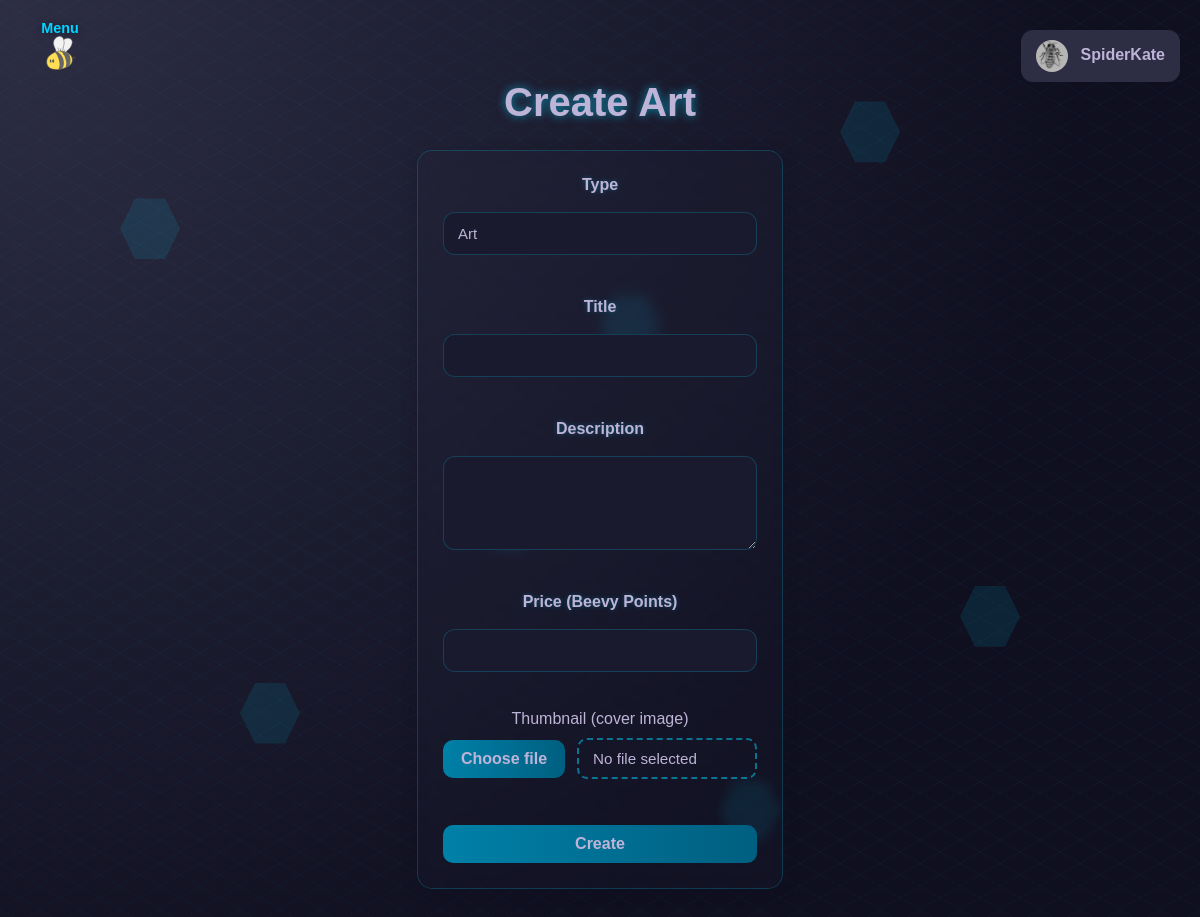
The page /create_art (signed in) on the database its author committed.
### tables this page shows
CREATE TABLE users (
    id INTEGER PRIMARY KEY AUTOINCREMENT,
    name TEXT,
    surname TEXT,
    username TEXT NOT NULL,
    email TEXT NOT NULL,
    password TEXT NOT NULL,
    dob TEXT NOT NULL,
    bio TEXT,
    avatar_path TEXT,
    social_links TEXT,
    last_login_at TEXT,
    bee_points INTEGER DEFAULT 5000,
    deleted INTEGER DEFAULT 0,
    deleted_at TEXT,
    recovery_username TEXT
);

### app.py (the view, shortened to what this page needs)
@app.route("/create_art", methods=["GET", "POST"])
@login_required
def create_art():
    return render_template("create_art.html")

### app.py (called while the page is built)
def login_required(f):
    @wraps(f)
    def decorated(*args, **kwargs):
        if 'username' not in session:
            flash_translated("flash.login_first", "error")
            return redirect(url_for("login"))
        return f(*args, **kwargs)
    return decorated

@app.before_request
def load_logged_in_user():
    g.avatar_path = None
    g.user_theme = 'bee'
    g.user_language = session.get("user_language", "en")
    g.trans = translations
    username = session.get('username')
    if username:
        conn = sqlite3.connect('beevy.db')
        cursor = conn.cursor()
        cursor.execute("SELECT avatar_path FROM users WHERE username=?", (username,))
        row = cursor.fetchone()
        if row and row[0]:
            g.avatar_path = row[0]
        cursor.execute("SELECT theme FROM preferences WHERE user_id = (SELECT id FROM users WHERE username=?)", (username,))
        pref_row = cursor.fetchone()
        if pref_row and pref_row[0]:
            g.user_theme = pref_row[0]
        conn.close()

@app.context_processor
def inject_t():
    def t(key, **kwargs):
        text = translations.get(key, g.user_language, default=key)
        if kwargs:
            text = text.format(**kwargs)
        return text
    return dict(t=t)

### translations.py (called while the page is built)
    def get(self, key, language='en', default=''):
        if language not in self.strings:
            language = 'en'  # Fallback to English
        keys = key.split('.')
        value = self.strings.get(language, {})
        for k in keys:
            if isinstance(value, dict):
                value = value.get(k)
            else:
                return default
        return value if value else default

### templates/create_art.html (shortened to what this page needs)
{% extends "base.html" %}
{% block extra_css %}
<link rel="stylesheet" href="/static/css/create_art.css">
{% endblock %}
{% block content %}
<h1 class="page-title art-only">{{ t('art.createArt') }}</h1>
<form action="/create_art" method="POST" enctype="multipart/form-data" class="create-form">
    <div class="type">
        <label class="form-label">{{ t('art.type') }}</label><br><br>
        <select name="type" class="input" required>
            <option id="option" value="art">{{ t('art.art') }}</option>
        </select>
    </div>
    <label class="form-label">{{ t('art.title') }}</label>
    <input type="text" name="title" required class="input">
    <label class="form-label">{{ t('art.description') }}</label>
    <textarea name="description" rows="4" class="input"></textarea>
    <label class="form-label">{{ t('art.price') }} (Beevy Points)</label>
    <input type="number" name="price" min="1" required class="input">
<div class="thumbs">
<label>{{ t('settings.thumbnail') }}</label>
    <div class="file-wrapper">
        <label for="thumbInput" class="file-label">{{ t('settings.choose_file') }}</label>
        <span id="thumbFileName" class="file-name">{{ t('settings.no_file_selected') }}</span>
    </div>
</div>
    <button type="submit" class="submit" id="submit">Create</button>
</form>
{% endblock %}

### templates/base.html (shortened to what this page needs)
<!DOCTYPE html>
<html lang="en">
<head>
    <link rel="stylesheet" href="/static/css/base.css">
    {% if g.user_theme and g.user_theme != 'bee' %}
        <link rel="stylesheet" href="/static/css/theme-{{ g.user_theme }}.css">
    {% endif %}
    {% block extra_css %}{% endblock %}
</head>
<div class="hex-bg-container">
        <div class="hex-bg" style="--x:10%; --y:20%; --delay:0s;"></div>
        <div class="hex-bg" style="--x:50%; --y:30%; --delay:1s;"></div>
        <div class="hex-bg" style="--x:80%; --y:60%; --delay:2s;"></div>
        <div class="hex-bg" style="--x:20%; --y:70%; --delay:3s;"></div>
        <div class="hex-bg" style="--x:70%; --y:10%; --delay:4s;"></div>
        <div class="hex-bg" style="--x:60%; --y:80%; --delay:6s;"></div>
    </div>
<body class="{{ page }}">
<img src="/static/images/beee.svg" id="bee-toggle" class="bee-toggle" onclick="toggleSidebar()" alt="bee toggle" title="Menu">
<div class="menu-label">Menu</div>
    {% if session.username %}
<div class="user-menu">
    <div class="user-menu-button" onclick="toggleMenu()">
        {% if g.avatar_path %}
            <div style="position: relative; display: inline-block;">
                <img src="{{ url_for('static', filename=g.avatar_path) }}" class="user-avatar">
                <div style="position: absolute; top:0; left:0; width:100%; height:100%;"></div>
            </div>
        {% else %}
            <div style="position: relative; display: inline-block;">
                <img src="{{ url_for('static', filename='images/default_avatar.png') }}" class="user-avatar">
                <div style="position: absolute; top:0; left:0; width:100%; height:100%;"></div>
            </div>
        {% endif %}
        {{ session.get('username') }}
    </div>
</div>
{% endif %}
<div class="app">
    <main class="content">
        {% block content %}{% endblock %}
    </main>
</div>
</body>
</html>

### static/css/theme-dark.css (style rules this page uses)
:root { --primary-bg: #1a1a2e; --primary-bg-light: #2d2d44; --primary-bg-dark: #0f0f1f; --primary-text: #beb4d8; --text-main: #beb4d8; --text-muted: rgb(190 180 216 / 60%); --accent-color: #00d4ff; --accent-light: #33e0ff; --accent: #00d4ff; --glass-bg: rgb(45 45 68 / 12%); --glass-bg-light: rgb(45 45 68 / 18%); --glass-border: rgb(0 212 255 / 20%); --glass-border-light: rgb(0 212 255 / 30%); --glass-blur: blur(6px); --tool-filter: invert(70%) sepia(100%) saturate(3480%) hue-rotate(245deg) brightness(43%) contrast(50%); --bucket-filter: invert(70%) sepia(100%) saturate(3480%) hue-rotate(235deg) brightness(43%) contrast(50%); --tool-filter-hover: invert(70%) sepia(100%) saturate(7480%) hue-rotate(205deg) brightness(183%) contrast(130%); --bucket-filter-hover: invert(32%) sepia(90%) saturate(2000%) hue-rotate(165deg) brightness(90%) contrast(600%); --span-muted-filter: var(--accent-color); --shadow-accent: 0 0 10px rgb(0 212 255 / 40%); --btn-bg: linear-gradient(90deg, #0080a8, #005f80); --btn-bg-hover: linear-gradient(90deg, #00a0cc, #007aa3); --btn-shadow-hover: 0 0 10px rgb(0 212 255 / 40%); --sidebar-bg: rgb(15 15 31 / 40%); --sidebar-border: rgb(0 212 255 / 15%); --input-bg: rgb(45 45 68 / 20%); --input-bg-focus: rgb(45 45 68 / 30%); --input-border: rgb(0 212 255 / 30%); --input-border-focus: #00d4ff; --input-shadow-focus: 0 0 10px rgb(0 212 255 / 40%); --msg-info-bg: rgb(147 197 253 / 12%); --msg-info-text: #8ccaff; --msg-info-outline: rgb(147 197 253 / 40%); --msg-success-bg: rgb(111 207 151 / 12%); --msg-success-text: #7cd9a3; --msg-success-outline: rgb(111 207 151 / 40%); --msg-error-bg: rgb(248 113 113 / 12%); --msg-error-text: #ff8a8a; --msg-error-outline: rgb(248 113 113 / 40%); --hex-bg: rgb(0 212 255 / 10%); --radius: 18px; --radius-md: 15px; --radius-sm: 12px; --radius-xs: 10px; --transition: 0.3s; }

### static/css/create_art.css (style rules this page uses)
.page-title { font-size: 2.5rem; margin-bottom: 25px; font-weight: bold; color: var(--text-main); text-shadow: 0 0 10px color-mix(in srgb, var(--accent) 60%, transparent); animation: float 6s ease-in-out infinite; }
.create-form { width: 100%; max-width: 550px; padding: 25px; background: var(--glass-bg); backdrop-filter: var(--glass-blur); border-radius: var(--radius-md); border: 1px solid var(--glass-border); box-shadow: 0 4px 15px color-mix(in srgb, var(--bg-dark) 25%, transparent); display: flex; flex-direction: column; gap: 18px; }
.form-label { color: var(--text-main); font-weight: bold; margin-top: 5px; text-shadow: 0 0 5px color-mix(in srgb, var(--accent) 30%, transparent); }
.file-wrapper { display: flex; align-items: center; gap: 12px; margin: 10px 0; }
.file-label { background: var(--btn-bg); color: var(--text-main); padding: 10px 18px; border-radius: var(--radius-xs); cursor: pointer; font-weight: bold; transition: var(--transition); border: none; }
.file-name { padding: 10px 14px; border-radius: var(--radius-xs); border: 2px dashed color-mix(in srgb, var(--accent) 50%, transparent); background: color-mix(in srgb, var(--glass-bg) 40%, transparent); color: var(--text-main); min-width: 180px; text-align: left; font-size: 0.95rem; transition: var(--transition); }
input[type="text"], input[type="email"], input[type="password"], input[type="number"], textarea, select { width: 100%; padding: 12px 14px; border-radius: var(--radius-sm); border: 1px solid var(--glass-border); background: var(--glass-bg-light); background-color: var(--primary-bg); color: var(--text-main); margin-bottom: 20px; transition: var(--transition); font-size: 15px; appearance: none; }
select option { background: var(--glass-bg); color: var(--text-main); }

### rows shown on the page
users: avatar_path (picture), get "SpiderKate"

### other values the page prints
{{ t('art.createArt') }} "Create Art"
{{ t('art.type') }} "Type"
{{ t('art.title') }} "Title"
{{ t('art.description') }} "Description"
{{ t('art.price') }} "Price"
{{ t('settings.thumbnail') }} "Thumbnail (cover image)"
{{ t('settings.choose_file') }} "Choose file"
{{ t('settings.no_file_selected') }} "No file selected"
form field type "Art"
